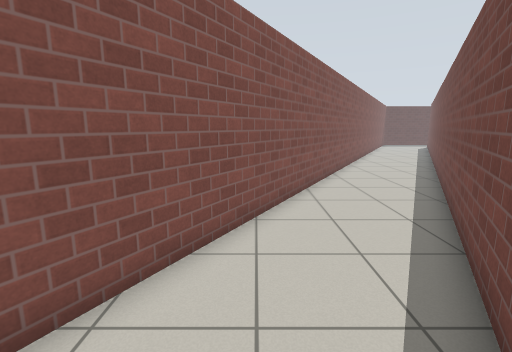
view 1 (above)

16 first-person views from a walk through a Gazebo world. The camera is 1.2 m above the floor, tilts 10° down and sees 85° across. The floor is counted in squares, 0.5 m on a side. Each view is taken from the middle of a square. On the plan, view 1 faces up. The plan holds only what a view shows up to about 18 squares ahead; the rest is blank. The place goes on beyond the plan. The robots in the file are not drawn. Simple patterns stand in for the simulator's built-in surfaces.

view 2
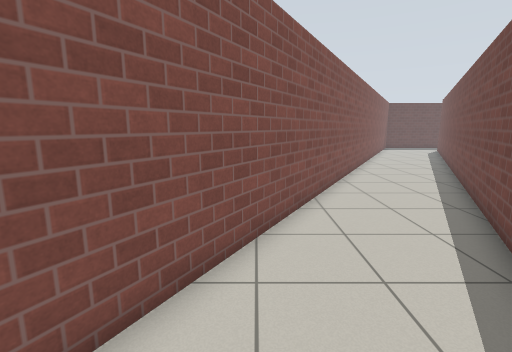

view 3
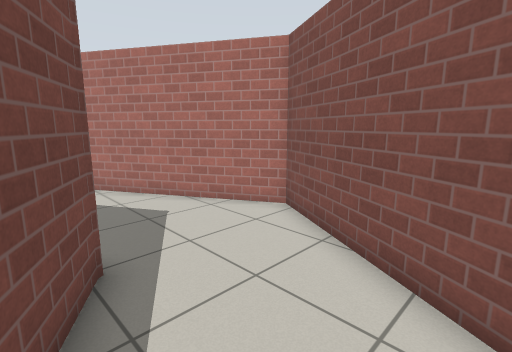

view 4
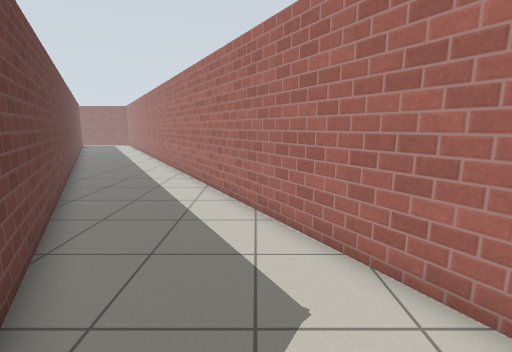

view 5
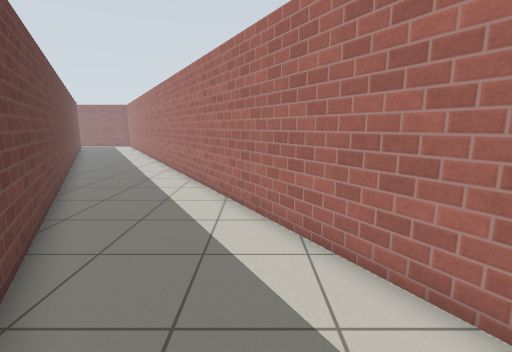

view 6
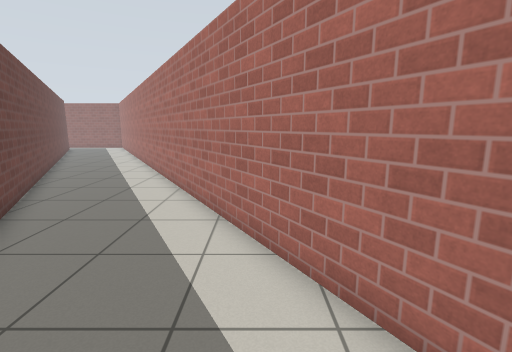

view 7
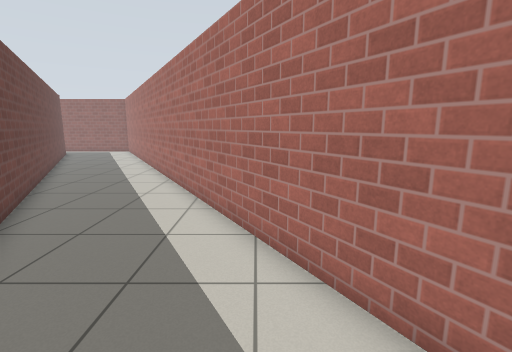

view 8
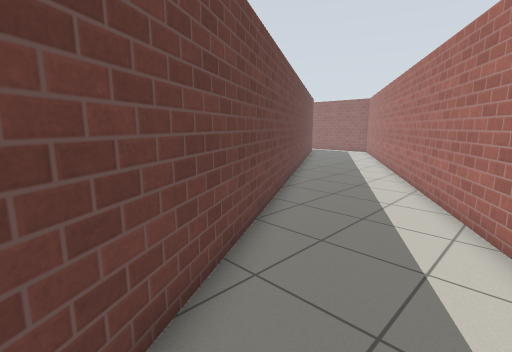

view 9
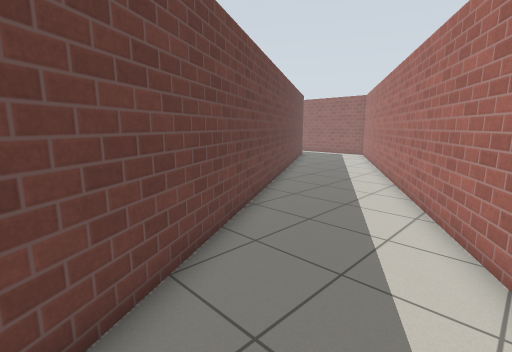

view 10
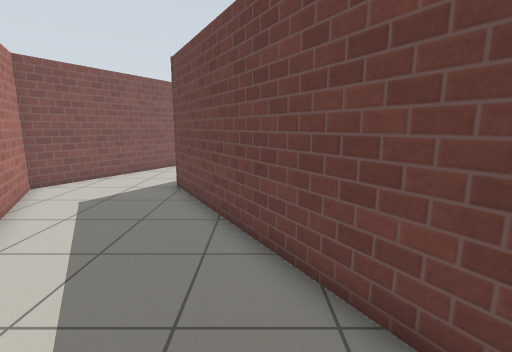

view 11
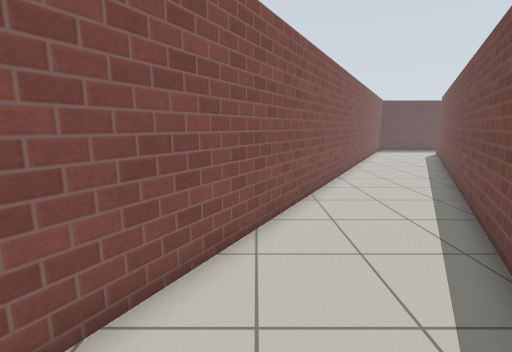

view 12
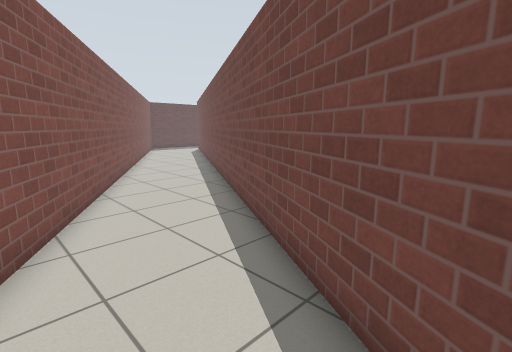

view 13
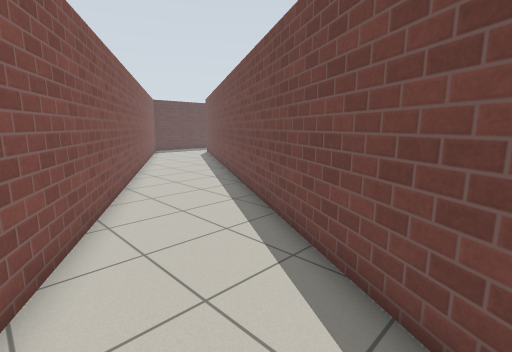

view 14
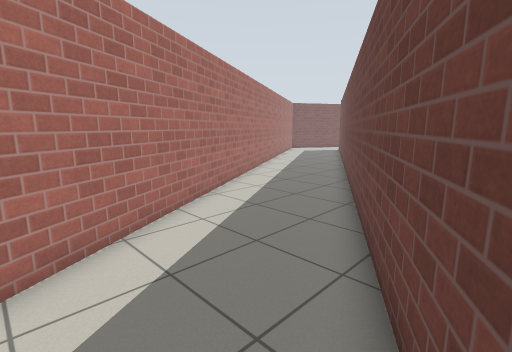

view 15
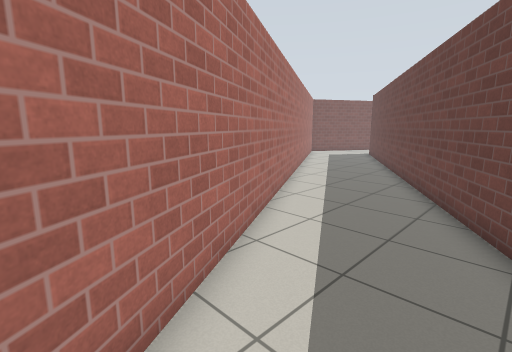

view 16
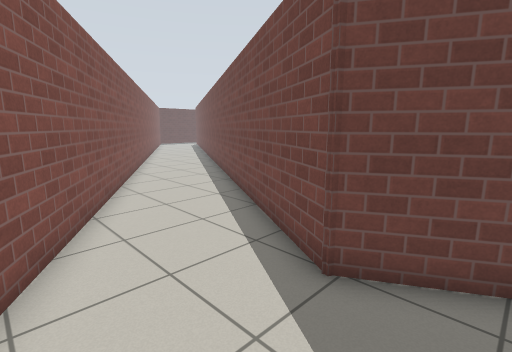

### Floor plan
Points are (right, up) in squares from view 1. A wall is a line through its corners. A room is listed if a view was taken in it or the views show most of it. See-through windows are left out.
Room 1 (views 1, 2, 3, 4, 5, 6, 7, 8, 9, 10, 12, 14, 15, 16)
walls: (0.5, 8.2) (-3.8, 0.6) (11.3, -25.6); (17.2, -25.5) (1.8, 1.2) (5.1, 7)
ways out: opening at (3, 7) to room 2
Room 2 (views 11, 13)
walls: (9.8, 24.6) (0.5, 8.2); (5.1, 7) (15.3, 24.6)
ways out: opening at (3, 7) to room 1

Positions as (right, up) in squares from view 1, and headings:
1: (0, 0), facing up
2: (2, 5), facing up
3: (3, 6), facing down-left
4: (0, 2), facing down
5: (1, 0), facing down
6: (1, -2), facing down
7: (4, -7), facing down
8: (5, -8), facing down-right
9: (6, -11), facing down-right
10: (5, -10), facing up
11: (4, 8), facing up
12: (3, 7), facing up-right
13: (4, 10), facing up-right
14: (16, -25), facing up-left
15: (12, -23), facing up-left
16: (-2, -1), facing up-right
